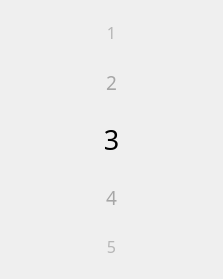
<?xml version="1.0" encoding="UTF-8"?>
<ui version="4.0">
 <class>ModuleScrollValue</class>
 <widget class="QFrame" name="ModuleScrollValue">
  <property name="geometry">
   <rect>
    <x>0</x>
    <y>0</y>
    <width>223</width>
    <height>279</height>
   </rect>
  </property>
  <property name="windowTitle">
   <string>Frame</string>
  </property>
  <layout class="QVBoxLayout" name="verticalLayout">
   <property name="leftMargin">
    <number>20</number>
   </property>
   <property name="rightMargin">
    <number>20</number>
   </property>
   <item>
    <widget class="QLabel" name="labelValue1">
     <property name="font">
      <font>
       <family>MiSans</family>
       <pointsize>12</pointsize>
      </font>
     </property>
     <property name="cursor">
      <cursorShape>PointingHandCursor</cursorShape>
     </property>
     <property name="toolTip">
      <string notr="true"/>
     </property>
     <property name="styleSheet">
      <string notr="true">color:#B6B6B6</string>
     </property>
     <property name="text">
      <string>1</string>
     </property>
     <property name="alignment">
      <set>Qt::AlignmentFlag::AlignCenter</set>
     </property>
    </widget>
   </item>
   <item>
    <widget class="QLabel" name="labelTitleL2">
     <property name="font">
      <font>
       <family>MiSans</family>
       <pointsize>14</pointsize>
      </font>
     </property>
     <property name="cursor">
      <cursorShape>PointingHandCursor</cursorShape>
     </property>
     <property name="toolTip">
      <string notr="true"/>
     </property>
     <property name="styleSheet">
      <string notr="true">color:#A6A6A6</string>
     </property>
     <property name="text">
      <string>2</string>
     </property>
     <property name="alignment">
      <set>Qt::AlignmentFlag::AlignCenter</set>
     </property>
    </widget>
   </item>
   <item>
    <widget class="QLabel" name="labelLine1">
     <property name="maximumSize">
      <size>
       <width>16777215</width>
       <height>2</height>
      </size>
     </property>
     <property name="toolTip">
      <string notr="true"/>
     </property>
     <property name="styleSheet">
      <string notr="true">background-color: qlineargradient(
    spread: pad,
    x1: 0, y1: 0,  /* 渐变起点：左侧 */
    x2: 1, y2: 0,  /* 渐变终点：右侧 */
    stop: 0   rgba(246, 246, 246, 255),    /* 起点颜色：黑色 */
    stop: 0.5 rgba(44, 44, 44, 255),  /* 中间颜色：白色 */
    stop: 1   rgba(246, 246, 246, 255)     /* 终点颜色：黑色 */
);</string>
     </property>
     <property name="text">
      <string/>
     </property>
    </widget>
   </item>
   <item>
    <widget class="QLabel" name="labelTitle1">
     <property name="font">
      <font>
       <family>MiSans</family>
       <pointsize>20</pointsize>
      </font>
     </property>
     <property name="cursor">
      <cursorShape>PointingHandCursor</cursorShape>
     </property>
     <property name="toolTip">
      <string notr="true"/>
     </property>
     <property name="styleSheet">
      <string notr="true">QLabel:hover{color:#6329B6;}</string>
     </property>
     <property name="text">
      <string>3</string>
     </property>
     <property name="alignment">
      <set>Qt::AlignmentFlag::AlignCenter</set>
     </property>
    </widget>
   </item>
   <item>
    <widget class="QLabel" name="labelLine2">
     <property name="maximumSize">
      <size>
       <width>16777215</width>
       <height>2</height>
      </size>
     </property>
     <property name="toolTip">
      <string notr="true"/>
     </property>
     <property name="styleSheet">
      <string notr="true">background-color: qlineargradient(
    spread: pad,
    x1: 0, y1: 0,  /* 渐变起点：左侧 */
    x2: 1, y2: 0,  /* 渐变终点：右侧 */
    stop: 0   rgba(246, 246, 246, 255),    /* 起点颜色：黑色 */
    stop: 0.5 rgba(44, 44, 44, 255),  /* 中间颜色：白色 */
    stop: 1   rgba(246, 246, 246, 255)     /* 终点颜色：黑色 */
);</string>
     </property>
     <property name="text">
      <string/>
     </property>
    </widget>
   </item>
   <item>
    <widget class="QLabel" name="labelTitleL1">
     <property name="font">
      <font>
       <family>MiSans</family>
       <pointsize>14</pointsize>
      </font>
     </property>
     <property name="cursor">
      <cursorShape>PointingHandCursor</cursorShape>
     </property>
     <property name="toolTip">
      <string notr="true"/>
     </property>
     <property name="styleSheet">
      <string notr="true">color:#A6A6A6</string>
     </property>
     <property name="text">
      <string>4</string>
     </property>
     <property name="alignment">
      <set>Qt::AlignmentFlag::AlignCenter</set>
     </property>
    </widget>
   </item>
   <item>
    <widget class="QLabel" name="labelValue5">
     <property name="font">
      <font>
       <family>MiSans</family>
       <pointsize>12</pointsize>
      </font>
     </property>
     <property name="cursor">
      <cursorShape>PointingHandCursor</cursorShape>
     </property>
     <property name="toolTip">
      <string notr="true"/>
     </property>
     <property name="styleSheet">
      <string notr="true">color:#B6B6B6</string>
     </property>
     <property name="text">
      <string>5</string>
     </property>
     <property name="alignment">
      <set>Qt::AlignmentFlag::AlignCenter</set>
     </property>
    </widget>
   </item>
  </layout>
 </widget>
 <resources/>
 <connections/>
</ui>
